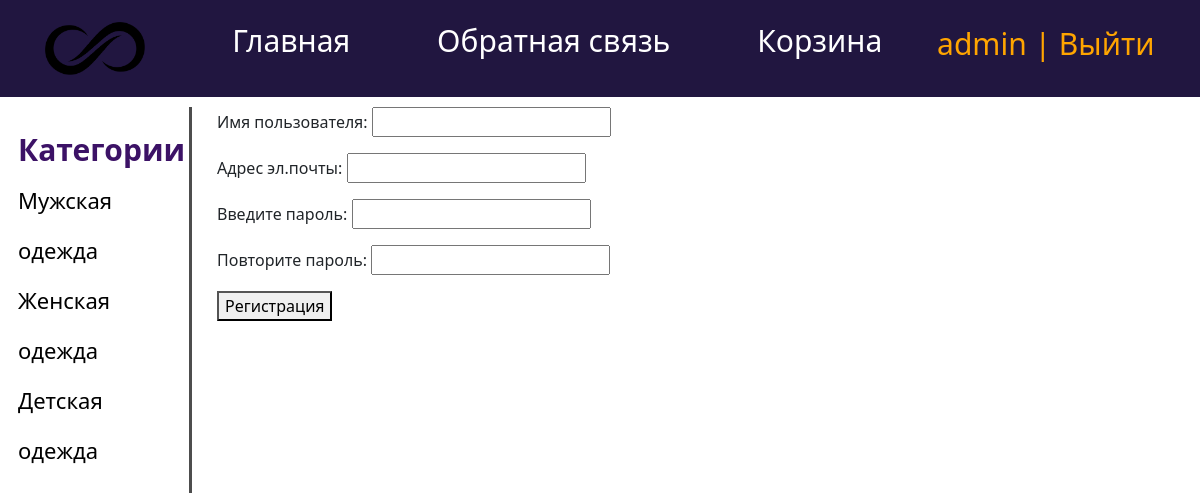
The page /register/ (signed in) on the database its author committed.
### main/models.py (models this page shows, shortened)
class Category(models.Model):
    name = models.CharField(max_length=255, db_index=True)
    slug = models.SlugField(max_length=255,db_index=True, verbose_name='url', unique=True)
    def get_absolute_url(self):
        return reverse('cats', kwargs={'cat_slug': self.slug})

### main/views.py (the view, shortened to what this page needs)
# urls.py: path('register/', RegisterUser.as_view(), name='register'),
class RegisterUser(CreateView):
    form_class = RegisterUserForm
    template_name = 'main/register.html'
    success_url = reverse_lazy('home')
    def get_context_data(self, **kwargs):
        context =super().get_context_data(**kwargs)
        context['menu'] = menu
        return context

### main/forms.py
class RegisterUserForm(UserCreationForm):
    username = forms.CharField(label='Имя пользователя', widget=forms.TextInput(attrs={'class': 'form-input'}))
    email = forms.CharField(label='Адрес эл.почты', widget=forms.EmailInput(attrs={'class': 'form-input'}))
    password1 = forms.CharField(label='Введите пароль', widget=forms.PasswordInput(attrs={'class': 'form-input'}))
    password2 = forms.CharField(label='Повторите пароль', widget=forms.PasswordInput(attrs={'class': 'form-input'}))
    class Meta:
        model = User
        fields = ('username', 'email', 'password1', 'password2')
        widgets = {
            'username': forms.TextInput(attrs={'class': 'form-input'}),
            'email': forms.EmailInput(attrs={'class': 'form-input'}),
            'password1': forms.PasswordInput(attrs={'class': 'form-input'}),
            'password2': forms.PasswordInput(attrs={'class': 'form-input'})
        }

### main/templatetags/main_tags.py (called while the page is built)
@register.inclusion_tag('main/list_categories.html')
def show_categories():
    cats = Category.objects.all()
    return {'cats': cats}

### main/templates/main/register.html (shortened to what this page needs)
{% extends 'main/layout.html' %}
{% block content %}
<form method="post">
    {{ form.as_p }}
    <button type="submit">Регистрация</button>
</form>
{% endblock %}

### main/templates/main/layout.html (shortened to what this page needs)
{% load static %}
{% load main_tags %}
<!DOCTYPE html>
<html lang="en">
<head>
    <link rel="stylesheet" href="https://cdnjs.cloudflare.com/ajax/libs/font-awesome/6.2.1/css/brands.min.css">
    <link type="text/css" rel="stylesheet" href="{% static 'main/css/style.css' %}" >
    <link rel="stylesheet" href="https://cdn.jsdelivr.net/npm/bootstrap@5.2.3/dist/css/bootstrap.min.css">
</head>
<body>
    <div class="mainmenu">
        <img src="{% static 'main/images/logo1.png' %}" width="100px" alt = "Logo">
            {% for m in menu %}
                <ul>
                    <li><a href="{% url m.url_name %}">{{m.title}}</a></li>
                </ul>
            {% endfor %}
        {% if request.user.is_authenticated %}
            <div class="logout-panel"><li class="list-cats"><a href="">{{ user.username }} |</a> <a href="{% url 'logout' %}">Выйти</a></li></div>
        {% else %}
            <div class="register-panel"><li class="list-cats"><a href="{% url 'register' %}">Регистрация |</a><a href="{% url 'login' %}"> Войти</a></li></div>
        {% endif %}
    </div>
    <div class="cats">
        <aside>
            <div class="little_change">Категории</div>
            <div class="cats">{% show_categories %}</div>
        </aside>
    </div>
{% block content %}
{% endblock %}
</body>
</html>

### main/templates/main/list_categories.html
{% for c in cats %}
		<li><a href="{{ c.get_absolute_url }}">{{c.name}}</a></li>
{% endfor %}

### main/static/main/css/style.css (style rules this page uses)
html, body { font-family: 'Arial', }
.mainmenu { display: flex; align-items: center; justify-content: space-around; padding: 18px; background-color: #211640; margin-bottom: 10px }
.mainmenu a { font-size: 30px; color: white }
.list-cats a { color: orange; vertical-align: 10px }
aside { float: left; background: white; width: 16%; padding: 1.5%; height: 300vh; color: #fff; border-right: 3px solid #4d4d4d; margin-right: 25px; font-size: 22px; line-height: 50px; }
.little_change { color: black; font-size: 30px }
.logout-panel { color: orange; font-size: 30px; vertical-align: 15px; }
.cats a { color: black; }
aside .little_change { color: #3c1266; font-weight: bold; font-size: 30px; }
ul a { text-decoration: none }
li a { text-decoration: none }
li { list-style-type: none }

### rows shown on the page
Category: name "Мужская одежда"
Category: name "Женская одежда"
Category: name "Детская одежда"

### other values the page prints
{{ m.title }} "Главная" "Обратная связь" "Корзина"
{{ user.username }} "admin"
